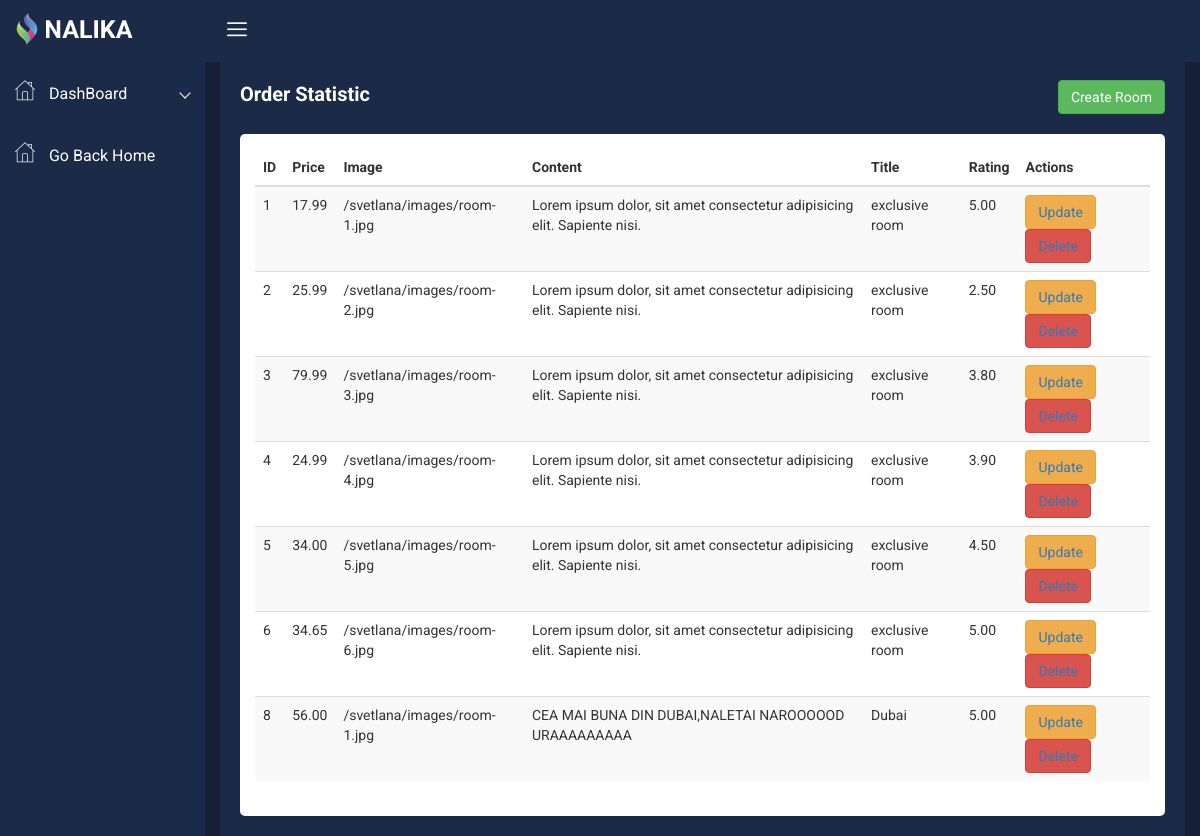
Screenshot of /pages/admin/index-1.php with the database file from the repository.
### tables this page shows
CREATE TABLE `rooms` (
  `id` int(11) NOT NULL,
  `price` decimal(10,2) DEFAULT NULL,
  `img` varchar(255) DEFAULT NULL,
  `content` text DEFAULT NULL,
  `title` varchar(255) DEFAULT NULL,
  `rating` decimal(3,2) DEFAULT NULL
);

### pages/admin/index-1.php (the view, shortened to what this page needs)
<?php
include 'conexiune.php';
$query = "SELECT id, price, img, content, title, rating FROM rooms";
$result = mysqli_query($conexiune, $query);
?>
<!doctype html>
<html class="no-js" lang="en">
<head>
    <link rel="stylesheet" href="css/bootstrap.min.css">
    <link rel="stylesheet" href="css/font-awesome.min.css">
    <link rel="stylesheet" href="css/nalika-icon.css">
    <link rel="stylesheet" href="css/owl.carousel.css">
    <link rel="stylesheet" href="css/owl.theme.css">
    <link rel="stylesheet" href="css/owl.transitions.css">
    <link rel="stylesheet" href="css/animate.css">
    <link rel="stylesheet" href="css/normalize.css">
    <link rel="stylesheet" href="css/meanmenu.min.css">
    <link rel="stylesheet" href="css/main.css">
    <link rel="stylesheet" href="css/morrisjs/morris.css">
    <link rel="stylesheet" href="css/scrollbar/jquery.mCustomScrollbar.min.css">
    <link rel="stylesheet" href="css/metisMenu/metisMenu.min.css">
    <link rel="stylesheet" href="css/metisMenu/metisMenu-vertical.css">
    <link rel="stylesheet" href="css/calendar/fullcalendar.min.css">
    <link rel="stylesheet" href="css/calendar/fullcalendar.print.min.css">
    <link rel="stylesheet" href="style.css">
    <link rel="stylesheet" href="css/responsive.css">
</head>
<body>
    <div class="left-sidebar-pro">
        <nav id="sidebar" class="">
            <div class="sidebar-header">
                <a href="index.php"><img class="main-logo" src="img/logo/logo.png" alt="" /></a>
            </div>
            <div class="left-custom-menu-adp-wrap comment-scrollbar">
                <nav class="sidebar-nav left-sidebar-menu-pro">
                    <ul class="metismenu" id="menu1">
                        <li class="active">
                            <a class="has-arrow" href="index-1.php">
								   <i class="icon nalika-home icon-wrap"></i>
								   <span class="mini-click-non">DashBoard</span>
								</a>
                        </li>
                    </ul>
                    <ul class="metismenu" id="menu1">
                        <li class="active">
                            <a href="/svetlana/pages/index.php">
								   <i class="icon nalika-home icon-wrap"></i>
								   <span class="mini-click-non">Go Back Home</span>
								</a>
                        </li>
                    </ul>
                </nav>
            </div>
        </nav>
    </div>
    <div class="all-content-wrapper">
        <div class="container-fluid">
            <div class="row">
                <div class="col-lg-12 col-md-12 col-sm-12 col-xs-12">
                    <div class="logo-pro">
                        <a href="index.html"><img class="main-logo" src="img/logo/logo.png" alt="" /></a>
                    </div>
                </div>
            </div>
        </div>
        <div class="header-advance-area">
            <div class="header-top-area">
                <div class="container-fluid">
                    <div class="row">
                        <div class="col-lg-12 col-md-12 col-sm-12 col-xs-12">
                            <div class="header-top-wraper">
                                <div class="row">
                                    <div class="col-lg-1 col-md-0 col-sm-1 col-xs-12">
                                        <div class="menu-switcher-pro">
                                            <button type="button" id="sidebarCollapse" class="btn bar-button-pro header-drl-controller-btn btn-info navbar-btn">
													<i class="icon nalika-menu-task"></i>
												</button>
                                        </div>
                                    </div>
                                </div>
                            </div>
                        </div>
                    </div>
                </div>
            </div>
        </div>
        <div class="product-sales-area">
    <div class="container-fluid">
        <div class="row">
            <div class="col-lg-12 col-md-12 col-sm-12 col-xs-12">
                <div class="product-sales-chart">
                    <div class="portlet-title">
                        <div class="row">
                            <div class="col-lg-6 col-md-6 col-sm-6 col-xs-12">
                                <div class="caption pro-sl-hd">
                                    <span class="caption-subject text-uppercase"><b>Order Statistic</b></span>
                                </div>
                            </div>
                            <div class="col-lg-6 col-md-6 col-sm-6 col-xs-12">
                                <div class="actions graph-rp">
                                    <button class="btn btn-success" data-toggle="modal" data-target="#createRoomModal"><a href="/svetlana/pages/admin/room_crud/create.php">Create Room</a></button>
                                </div>
                            </div>
                        </div>
                    </div>
                    <div class="table-responsive" style="background-color: #fff; padding: 15px; border-radius: 5px;">
                        <table class="table table-striped">
                            <thead>
                            <tr>
                                <th>ID</th>
                                <th>Price</th>
                                <th>Image</th>
                                <th>Content</th>
                                <th>Title</th>
                                <th>Rating</th>
                                <th>Actions</th>
                            </tr>
                            </thead>
                            <tbody>
                            <?php while ($row = mysqli_fetch_assoc($result)) : ?>
                                <tr>
                                    <td><?= $row['id'] ?></td>
                                    <td><?= $row['price'] ?></td>
                                    <td><?= $row['img'] ?></td>
                                    <td><?= $row['content'] ?></td>
                                    <td><?= $row['title'] ?></td>
                                    <td><?= $row['rating'] ?></td>
                                    <td>
                                        <button class="btn btn-warning"><a href="/svetlana/pages/admin/room_crud/update.php?id=<?= $row['id'] ?>">Update</a></button>
                                        <button class="btn btn-danger"><a href="/svetlana/pages/admin/room_crud/delete.php?id=<?= $row['id'] ?>">Delete</a></button>
                                    </td>
                                </tr>
                            <?php endwhile; ?>
                            </tbody>
                        </table>
                    </div>
                </div>
            </div>
        </div>
    </div>
</div>
    </div>
</body>
</html>

### pages/admin/conexiune.php (shortened to what this page needs)
<!DOCTYPE html>
<html lang="en">
<head>
</head>
<body>
</body>
</html>

### pages/admin/css/main.css (style rules this page uses)
html { color: #222; font-size: 1em; line-height: 1.4; }
audio, canvas, iframe, img, svg, video { vertical-align: middle; }

### pages/admin/css/metisMenu/metisMenu-vertical.css (style rules this page uses)
.sidebar-nav { background: #fff; }
.sidebar-nav ul { padding: 0; margin: 0; list-style: none; background: #1b2a47; }
.sidebar-nav .metismenu { background: #1b2a47; display: -webkit-box; display: -ms-flexbox; display: flex; -webkit-box-orient: vertical; -webkit-box-direction: normal; -ms-flex-direction: column; flex-direction: column; }
.sidebar-nav .metismenu li:first-child { margin-top: 5px; }
.sidebar-nav .metismenu li:last-child { margin-bottom: 5px; }
.sidebar-nav .metismenu > li { display: -webkit-box; display: -ms-flexbox; display: flex; -webkit-box-orient: vertical; -webkit-box-direction: normal; -ms-flex-direction: column; flex-direction: column; position: relative; }
.sidebar-nav .metismenu a { position: relative; display: block; padding: 13px 15px; color: #fff; outline-width: 0; transition: all .3s ease-out; font-size:16px; }
.sidebar-nav .metismenu li .icon-wrap { margin-right:10px; font-size:20px; }

### rows the page displays
rooms: id "1", price "17.99", img "/svetlana/images/room-1.jpg", content "Lorem ipsum dolor, sit amet consectetur adipisicing elit. Sapiente nisi.", title "exclusive room", rating "5.00"
rooms: id "2", price "25.99", img "/svetlana/images/room-2.jpg", content "Lorem ipsum dolor, sit amet consectetur adipisicing elit. Sapiente nisi.", title "exclusive room", rating "2.50"
rooms: id "3", price "79.99", img "/svetlana/images/room-3.jpg", content "Lorem ipsum dolor, sit amet consectetur adipisicing elit. Sapiente nisi.", title "exclusive room", rating "3.80"
rooms: id "4", price "24.99", img "/svetlana/images/room-4.jpg", content "Lorem ipsum dolor, sit amet consectetur adipisicing elit. Sapiente nisi.", title "exclusive room", rating "3.90"
rooms: id "5", price "34.00", img "/svetlana/images/room-5.jpg", content "Lorem ipsum dolor, sit amet consectetur adipisicing elit. Sapiente nisi.", title "exclusive room", rating "4.50"
rooms: id "6", price "34.65", img "/svetlana/images/room-6.jpg", content "Lorem ipsum dolor, sit amet consectetur adipisicing elit. Sapiente nisi.", title "exclusive room", rating "5.00"
rooms: id "8", price "56.00", img "/svetlana/images/room-1.jpg", content "CEA MAI BUNA DIN DUBAI,NALETAI NAROOOOOD URAAAAAAAAA", title "Dubai", rating "5.00"
